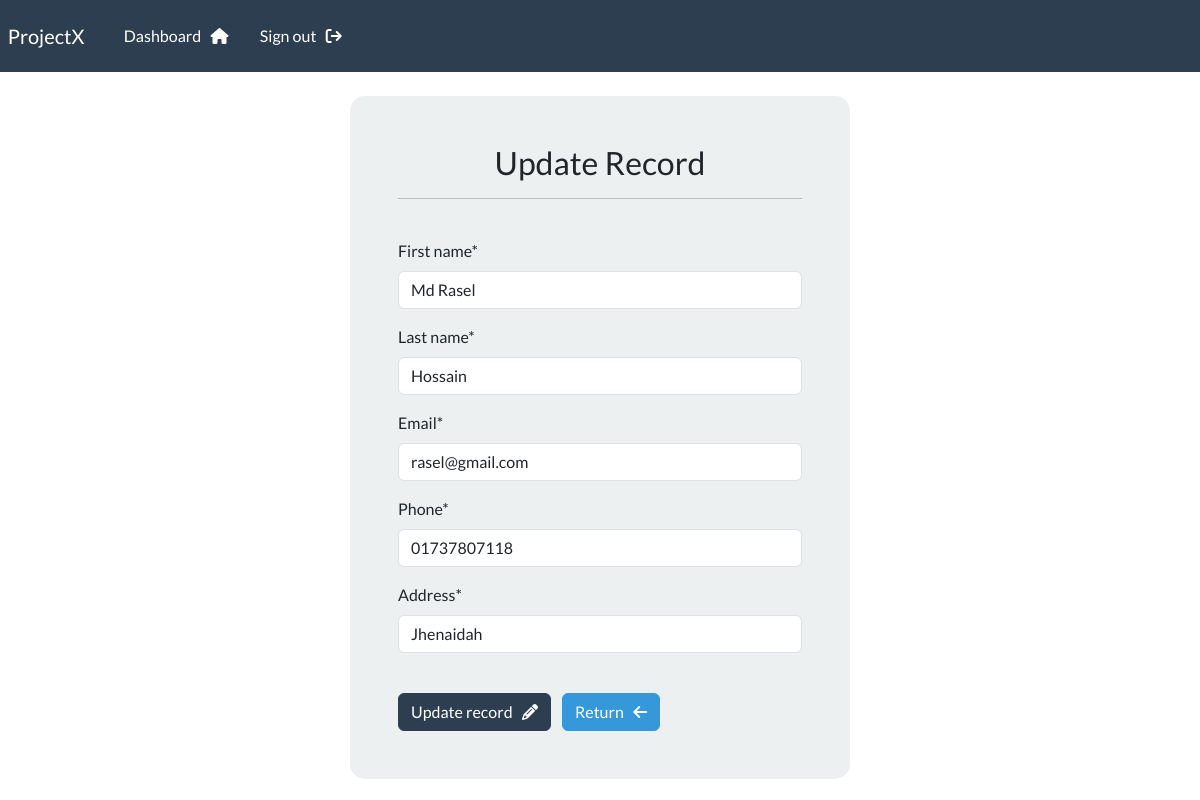
The page /update-record/3 (signed in) on the database its author committed.
### webapp/models.py (models this page shows, shortened)
class Record(models.Model):
    creation_date = models.DateTimeField(auto_now_add=True)
    first_name = models.CharField(max_length=100)
    last_name = models.CharField(max_length=100)
    email = models.CharField(max_length=255)
    phone = models.CharField(max_length=20)
    address = models.CharField(max_length=300)

### webapp/views.py (the view)
# urls.py: path('update-record/<int:pk>', update_record, name='update-record'),
@login_required(login_url='login')
def update_record(request,pk):
    record = Record.objects.get(id=pk)
    form = UpdateRecordForm(instance=record)
    if request.method == 'POST':
        form = UpdateRecordForm(request.POST, instance=record)
        if form.is_valid():
            form.save()
            messages.success(request, "Record updated successfully!")
            return redirect("dashboard")
    context = {'form': form}
    return render(request, 'webapp/update-record.html', context=context)

### webapp/forms.py
class UpdateRecordForm(forms.ModelForm):
    class Meta:
        model = Record
        fields = ['first_name', 'last_name', 'email', 'phone', 'address']

### webapp/templates/webapp/update-record.html
{% extends "webapp/base.html" %} {% load crispy_forms_tags %}{% block content %}
<body>
  <div class="container bg-light shadow-md p-5 form-layout">
    <h3 class="text-center">Update Record</h3>
    <hr />
    <br />
    <form action="" method="POST" autocomplete="off">
      {% csrf_token %} {{form|crispy}}
      <br />
      <button type="submit" class="btn btn-primary">
        Update record &nbsp; <i class="fa fa-pencil" aria-hidden="true"></i>
      </button>
      <a href="{% url 'dashboard' %}" class="btn btn-info mx-2">
        Return &nbsp; <i class="fa fa-arrow-left" aria-hidden="true"></i>
      </a>
    </form>
  </div>
  <br />
</body>
{% endblock content %}

### static/css/style.css (style rules this page uses)
.form-layout { border-radius: 15px; width: 500px; }

### rows shown on the page
Record: first_name "Md Rasel", last_name "Hossain", email "rasel@gmail.com", phone "01737807118", address "Jhenaidah"
